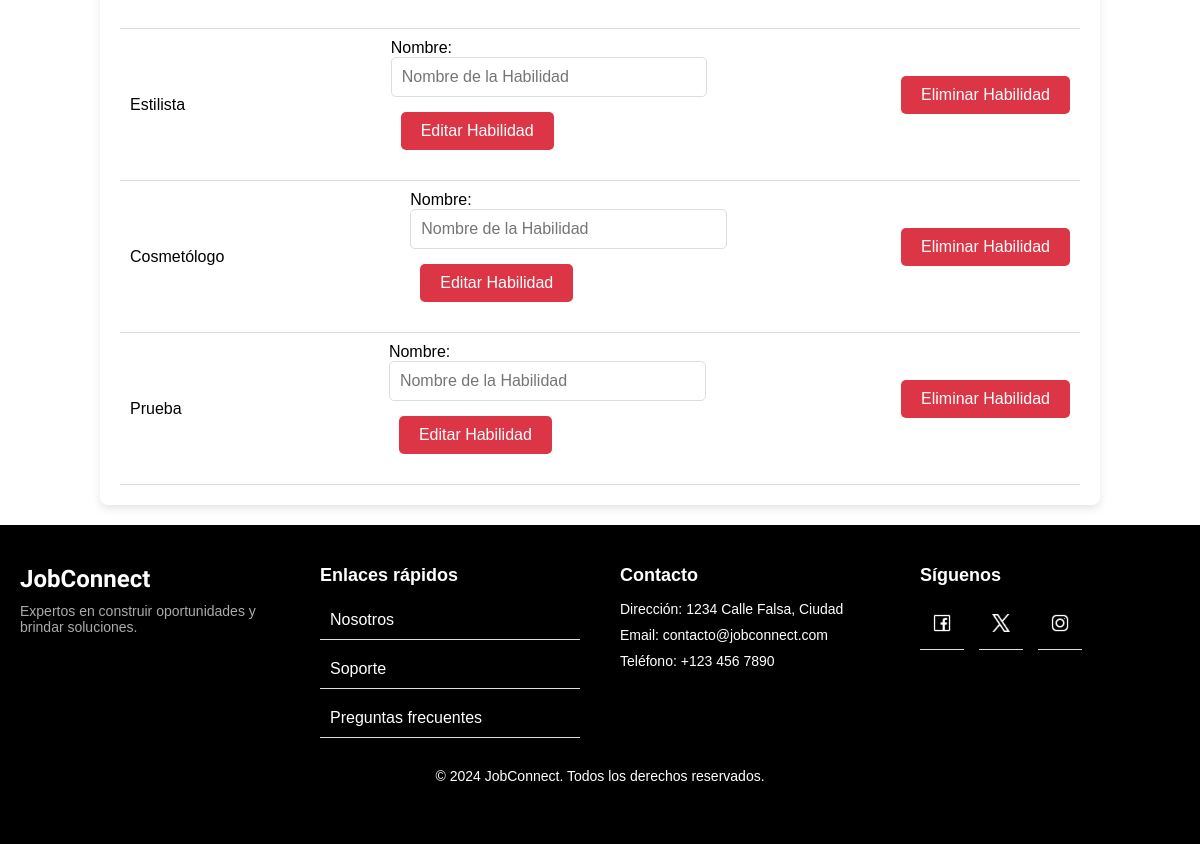
/usuarios/gestionar/ (signed in, lower part), run on an earlier commit of the app's database.
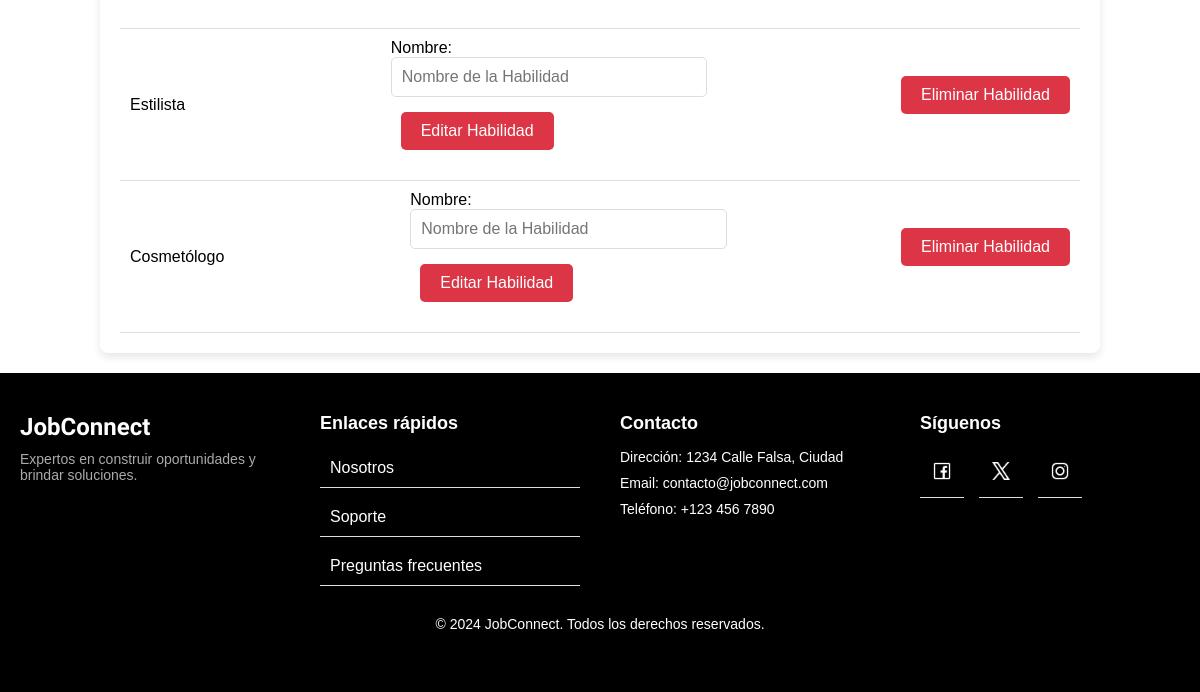
And on a later commit of the database.
### usuarios/models.py (models this page shows, shortened)
class Habilidades(models.Model):
    nombre = models.CharField(max_length=50, unique=True)

### usuarios/views.py (the view, shortened to what this page needs)
# urls.py: path('gestionar/', views.gestionar_entidades, name='gestionar_entidades'),
@login_required
def gestionar_entidades(request):
    region_form = RegionForm()
    comuna_form = ComunaForm()
    habilidad_form = HabilidadesForm()
    regions = Region.objects.all()
    comunas = Comuna.objects.all()
    habilidades = Habilidades.objects.all()
    context = {
        'region_form': region_form,
        'comuna_form': comuna_form,
        'habilidad_form': habilidad_form,
        'regions': regions,
        'comunas': comunas,
        'habilidades': habilidades,
    }
    return render(request, 'usuarios/gestionar_entidades.html', context)

### usuarios/forms.py
class RegionForm(forms.ModelForm):
    class Meta:
        model = Region
        fields = ['nombre']  # Solo el campo 'nombre' es necesario
        widgets = {
            'nombre': forms.TextInput(attrs={'placeholder': 'Nombre de la Región'})
        }
    def __init__(self, *args, **kwargs):
        super().__init__(*args, **kwargs)
        self.fields['nombre'].widget.attrs.update({'class': 'form-control'})

class ComunaForm(forms.ModelForm):
    class Meta:
        model = Comuna
        fields = ['nombre', 'region']  # Necesitamos el campo 'nombre' y el campo 'region'
        widgets = {
            'nombre': forms.TextInput(attrs={'placeholder': 'Nombre de la Comuna'}),
            'region': forms.Select(attrs={'class': 'form-control'})
        }
    def __init__(self, *args, **kwargs):
        super().__init__(*args, **kwargs)
        self.fields['nombre'].widget.attrs.update({'class': 'form-control'})
        self.fields['region'].widget.attrs.update({'class': 'form-control'})

### usuarios/models.py (called while the page is built)
    def __str__(self):
        return self.nombre

### usuarios/templates/usuarios/gestionar_entidades.html (shortened to what this page needs)
{% extends 'core/base.html' %}
{% load static %}
{% block extra_css %}
  <link rel="stylesheet" type="text/css" href="{% static 'usuarios/css/gestion.css' %}">
{% endblock %}
{% block content %}
  <div class="container-habilidades">
    <ul>
      {% for habilidad in habilidades %}
        <li>
          {{ habilidad.nombre }}
          <form method="POST" style="display:inline;">
            {{ habilidad_form.as_p }}
            <button type="submit" name="editar_habilidad">Editar Habilidad</button>
          </form>
          <form method="POST" style="display:inline;">
            <button type="submit" name="eliminar_habilidad">Eliminar Habilidad</button>
          </form>
        </li>
      {% endfor %}
    </ul>
  </div>
{% endblock %}

What changed in the data, as far as the page shows it:
removed Habilidades: nombre "Prueba"
